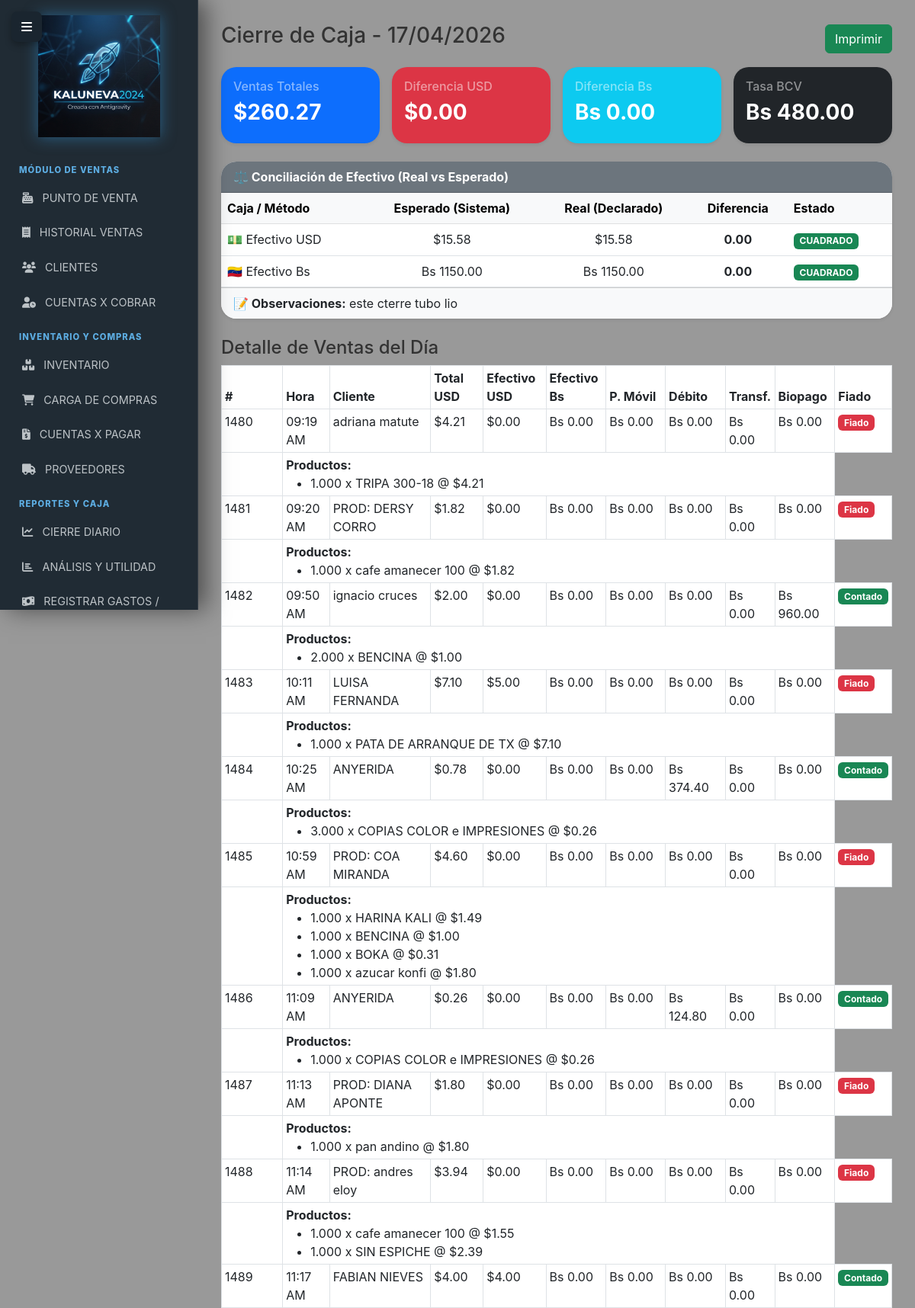
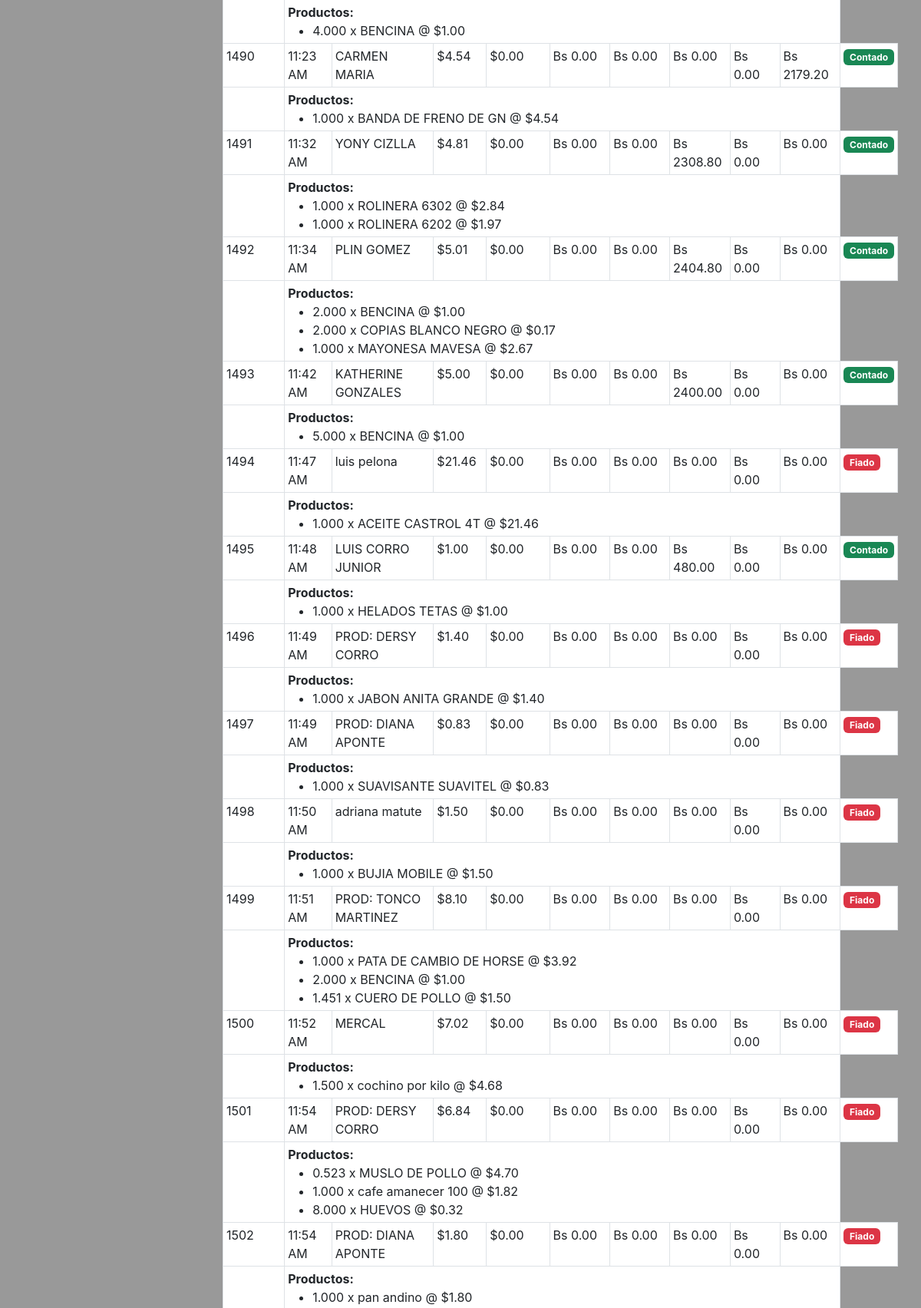
Page /ver_cierre/33 (signed in, upper part) on the committed database (2 pictures, top to bottom).
### models.py (models this page shows)
class CierreCaja(db.Model):
    __tablename__ = 'cierres_caja'
    id = db.Column(db.Integer, primary_key=True)
    fecha = db.Column(db.Date, default=hoy_ve)
    monto_bs = db.Column(db.Numeric(15, 2), default=Decimal('0.00'))
    monto_usd = db.Column(db.Numeric(10, 2), default=Decimal('0.00'))
    pago_movil = db.Column(db.Numeric(15, 2), default=Decimal('0.00'))
    transferencia = db.Column(db.Numeric(15, 2), default=Decimal('0.00'))
    biopago = db.Column(db.Numeric(15, 2), default=Decimal('0.00'))
    tarjeta_debito = db.Column(db.Numeric(15, 2), default=Decimal('0.00'))
    tasa_cierre = db.Column(db.Numeric(10, 4), default=Decimal('1.00'))
    total_ventas_usd = db.Column(db.Numeric(10, 2), default=Decimal('0.00'))
    total_compras_usd = db.Column(db.Numeric(10, 2), default=Decimal('0.00'))
    fiado_dia_usd = db.Column(db.Numeric(10, 2), default=Decimal('0.00'))
    detalle_ventas = db.Column(db.Text, default='[]')
    detalle_compras = db.Column(db.Text, default='[]')
    monto_real_usd = db.Column(db.Numeric(10, 2), default=Decimal('0.00'))
    monto_real_bs = db.Column(db.Numeric(15, 2), default=Decimal('0.00'))
    diferencia_usd = db.Column(db.Numeric(10, 2), default=Decimal('0.00'))
    diferencia_bs = db.Column(db.Numeric(15, 2), default=Decimal('0.00'))
    observaciones = db.Column(db.Text)

### routes/cierre.py (the view)
@cierre_bp.route('/ver_cierre/<int:cierre_id>')
@login_required
@staff_required
def ver_cierre(cierre_id):
    cierre = CierreCaja.query.get_or_404(cierre_id)
    ventas  = json.loads(cierre.detalle_ventas  or '[]')
    compras = json.loads(cierre.detalle_compras or '[]')
    return render_template('ver_cierre.html', cierre=cierre, ventas=ventas, compras=compras)

### app.py (called while the page is built)
@login_manager.user_loader
def load_user(user_id):
    user = db.session.get(User, int(user_id))
    if user and not getattr(user, 'activo', True):
        return None
    return user

@app.context_processor
def inject_tasa_actual():
    try:
        hoy = hoy_ve()
        tasa_hoy = TasaBCV.query.filter_by(fecha=hoy).first()
        if tasa_hoy:
            return dict(tasa_actual=tasa_hoy.valor, alerta_tasa=False)
        else:
            ultima = TasaBCV.query.order_by(TasaBCV.fecha.desc()).first()
            valor = ultima.valor if ultima else Decimal('0.00')
            return dict(tasa_actual=valor, alerta_tasa=True)
    except Exception as e:
        log.error(f"Error al inyectar tasa actual: {e}")
        return dict(tasa_actual=Decimal('0.00'), alerta_tasa=True)

### models.py (called while the page is built)
def hoy_ve():
    return datetime.now(pytz.timezone('America/Caracas')).date()

### templates/ver_cierre.html (shortened to what this page needs)
{% extends "base.html" %}
{% block content %}
<div class="d-flex justify-content-between align-items-center mb-3">
    <h3>Cierre de Caja - {{ cierre.fecha.strftime('%d/%m/%Y') }}</h3>
    <button class="btn btn-success" onclick="window.print()">Imprimir</button>
</div>
<div class="row mb-4 g-3">
    <div class="col-md-3">
        <div class="card border-0 shadow-sm bg-primary text-white h-100">
            <div class="card-body">
                <h6 class="text-white-50">Ventas Totales</h6>
                <h3 class="fw-bold">${{ '%.2f'|format(cierre.total_ventas_usd or 0) }}</h3>
            </div>
        </div>
    </div>
    <div class="col-md-3">
        <div class="card border-0 shadow-sm bg-danger text-white h-100">
            <div class="card-body">
                <h6 class="text-white-50">Diferencia USD</h6>
                <h3 class="fw-bold {% if cierre.diferencia_usd < 0 %}text-warning{% endif %}">
                    ${{ '%.2f'|format(cierre.diferencia_usd or 0) }}
                </h3>
            </div>
        </div>
    </div>
    <div class="col-md-3">
        <div class="card border-0 shadow-sm bg-info text-white h-100">
            <div class="card-body">
                <h6 class="text-white-50">Diferencia Bs</h6>
                <h3 class="fw-bold {% if cierre.diferencia_bs < 0 %}text-warning{% endif %}">
                    Bs {{ '%.2f'|format(cierre.diferencia_bs or 0) }}
                </h3>
            </div>
        </div>
    </div>
    <div class="col-md-3">
        <div class="card border-0 shadow-sm bg-dark text-white h-100">
            <div class="card-body">
                <h6 class="text-white-50">Tasa BCV</h6>
                <h3 class="fw-bold">Bs {{ '%.2f'|format(cierre.tasa_cierre or 0) }}</h3>
            </div>
        </div>
    </div>
</div>
<div class="card border-0 shadow-sm mb-4">
    <div class="card-header bg-secondary text-white fw-bold">
        ⚖️ Conciliación de Efectivo (Real vs Esperado)
    </div>
    <div class="table-responsive">
        <table class="table table-hover align-middle mb-0">
            <thead class="table-light">
                <tr>
                    <th>Caja / Método</th>
                    <th class="text-center">Esperado (Sistema)</th>
                    <th class="text-center">Real (Declarado)</th>
                    <th class="text-center">Diferencia</th>
                    <th>Estado</th>
                </tr>
            </thead>
            <tbody>
                <tr>
                    <td>💵 Efectivo USD</td>
                    <td class="text-center">${{ '%.2f'|format(cierre.monto_usd) }}</td>
                    <td class="text-center">${{ '%.2f'|format(cierre.monto_real_usd) }}</td>
                    <td class="text-center fw-bold">{{ '%.2f'|format(cierre.diferencia_usd) }}</td>
                    <td>
                        {% if cierre.diferencia_usd == 0 %}<span class="badge bg-success">CUADRADO</span>
                        {% elif cierre.diferencia_usd > 0 %}<span class="badge bg-primary">SOBRANTE</span>
                        {% else %}<span class="badge bg-danger">FALTANTE</span>{% endif %}
                    </td>
                </tr>
                <tr>
                    <td>🇻🇪 Efectivo Bs</td>
                    <td class="text-center">Bs {{ '%.2f'|format(cierre.monto_bs) }}</td>
                    <td class="text-center">Bs {{ '%.2f'|format(cierre.monto_real_bs) }}</td>
                    <td class="text-center fw-bold">{{ '%.2f'|format(cierre.diferencia_bs) }}</td>
                    <td>
                        {% if cierre.diferencia_bs == 0 %}<span class="badge bg-success">CUADRADO</span>
                        {% elif cierre.diferencia_bs > 0 %}<span class="badge bg-primary">SOBRANTE</span>
                        {% else %}<span class="badge bg-danger">FALTANTE</span>{% endif %}
                    </td>
                </tr>
            </tbody>
        </table>
    </div>
    {% if cierre.observaciones %}
    <div class="card-footer bg-light">
        <strong>📝 Observaciones:</strong> {{ cierre.observaciones }}
    </div>
    {% endif %}
</div>
<h4>Detalle de Ventas del Día</h4>
<table class="table table-bordered table-sm">
    <thead>
        <tr>
            <th>#</th>
            <th>Hora</th>
            <th>Cliente</th>
            <th>Total USD</th>
            <th>Efectivo USD</th>
            <th>Efectivo Bs</th>
            <th>P. Móvil</th>
            <th>Débito</th>
            <th>Transf.</th>
            <th>Biopago</th>
            <th>Fiado</th>
        </tr>
    </thead>
    <tbody>
        {% for v in ventas %}
        <tr>
            <td>{{ v.id }}</td>
            <td>{{ v.hora }}</td>
            <td>{{ v.cliente }}</td>
            <td>${{ '%.2f'|format(v.total_usd|float) }}</td>
            <td>${{ '%.2f'|format(v.efectivo_usd|float) }}</td>
            <td>Bs {{ '%.2f'|format(v.efectivo_bs|float) }}</td>
            <td>Bs {{ '%.2f'|format(v.pago_movil|float) }}</td>
            <td>Bs {{ '%.2f'|format(v.debito|float) }}</td>
            <td>Bs {{ '%.2f'|format(v.transferencia|float) }}</td>
            <td>Bs {{ '%.2f'|format(v.biopago|float) }}</td>
            <td>
                {% if v.fiado %}
                <span class="badge bg-danger">Fiado</span>
                {% else %}
                <span class="badge bg-success">Contado</span>
                {% endif %}
            </td>
        </tr>
        {% if v.productos %}
        <tr>
            <td></td>
            <td colspan="9">
                <strong>Productos:</strong>
                <ul class="mb-0">
                    {% for p in v.productos %}
                    <li>{{ p.cantidad }} x {{ p.nombre }} @ ${{ '%.2f'|format(p.precio|float) }}</li>
                    {% endfor %}
                </ul>
            </td>
        </tr>
        {% endif %}
        {% endfor %}
    </tbody>
</table>
{% endblock %}

### templates/base.html (style rules this page uses)
body { background: url('/static/fondo_negocio_jpg.png') no-repeat center center fixed !important; background-size: cover !important; font-family: 'Inter', 'Segoe UI', sans-serif; min-height: 100vh; color: #333; }
body::before { content: ""; position: fixed; top: 0; left: 0; width: 100%; height: 100%; background: rgba(0, 0, 0, 0.4); z-index: -1; }
.card { border: 1px solid rgba(255, 255, 255, 0.2); border-radius: 20px; background: rgba(255, 255, 255, 0.85); backdrop-filter: blur(15px); box-shadow: 0 10px 30px rgba(0, 0, 0, 0.1); overflow: hidden; transition: transform 0.2s; }

### rows in the picture
CierreCaja: fecha "17/04/2026", total_ventas_usd "260.27", diferencia_usd "0.00", diferencia_bs "0.00", tasa_cierre "480.00", monto_usd "15.58", monto_real_usd "15.58", monto_bs "1150.00", monto_real_bs "1150.00", observaciones "este cterre tubo lio", id "1480", hora "09:19 AM", cliente "adriana matute", total_usd "4.21", efectivo_usd "0.00", efectivo_bs "0.00", pago_movil "0.00", debito "0.00", transferencia "0.00", biopago "0.00", shows "Fiado", cantidad "1.000" "1.000" "2.000" "1.000" "3.000" "1.000" "1.000" "1.000" "1.000" "1.000" "1.000" "1.000" "1.000" "4.000" "1.000" "1.000" "1.000" "2.000" "2.000" "1.000" "5.000" "1.000" "1.000" "1.000" "1.000" "1.000" "1.000" "2.000" "1.451" "1.500" "0.523" "1.000" "8.000" "1.000", nombre "TRIPA 300-18" "cafe amanecer 100" "BENCINA" "PATA DE ARRANQUE DE TX" "COPIAS COLOR e IMPRESIONES" "HARINA KALI" "BENCINA" "BOKA" "azucar konfi" "COPIAS COLOR e IMPRESIONES" "pan andino" "cafe amanecer 100" "SIN ESPICHE" "BENCINA" "BANDA DE FRENO DE GN" "ROLINERA 6302" "ROLINERA 6202" "BENCINA" "COPIAS BLANCO NEGRO" "MAYONESA MAVESA" "BENCINA" "ACEITE CASTROL 4T" "HELADOS TETAS" "JABON ANITA GRANDE" "SUAVISANTE SUAVITEL" "BUJIA MOBILE" "PATA DE CAMBIO DE HORSE" "BENCINA" "CUERO DE POLLO" "cochino por kilo" "MUSLO DE POLLO" "cafe amanecer 100" "HUEVOS" "pan andino", precio "4.21" "1.82" "1.00" "7.10" "0.26" "1.49" "1.00" "0.31" "1.80" "0.26" "1.80" "1.55" "2.39" "1.00" "4.54" "2.84" "1.97" "1.00" "0.17" "2.67" "1.00" "21.46" "1.00" "1.40" "0.83" "1.50" "3.92" "1.00" "1.50" "4.68" "4.70" "1.82" "0.32" "1.80", id "1481", hora "09:20 AM", cliente "PROD: DERSY CORRO", total_usd "1.82", id "1482", hora "09:50 AM", cliente "ignacio cruces", total_usd "2.00", biopago "960.00", id "1483", hora "10:11 AM", cliente "LUISA FERNANDA", total_usd "7.10", efectivo_usd "5.00", id "1484", hora "10:25 AM", cliente "ANYERIDA", total_usd "0.78", debito "374.40", id "1485", hora "10:59 AM", cliente "PROD: COA MIRANDA", total_usd "4.60", id "1486", hora "11:09 AM", total_usd "0.26", debito "124.80", id "1487", hora "11:13 AM", cliente "PROD: DIANA APONTE", total_usd "1.80", id "1488", hora "11:14 AM", cliente "PROD: andres eloy", total_usd "3.94", id "1489", hora "11:17 AM", cliente "FABIAN NIEVES", total_usd "4.00", efectivo_usd "4.00", id "1490", hora "11:23 AM", cliente "CARMEN MARIA", total_usd "4.54", biopago "2179.20", id "1491", hora "11:32 AM", cliente "YONY CIZLLA", total_usd "4.81", debito "2308.80", id "1492", hora "11:34 AM", cliente "PLIN GOMEZ", total_usd "5.01", debito "2404.80", id "1493", hora "11:42 AM", cliente "KATHERINE GONZALES", total_usd "5.00", debito "2400.00", id "1494", hora "11:47 AM", cliente "luis pelona", total_usd "21.46", id "1495", hora "11:48 AM", cliente "LUIS CORRO JUNIOR", total_usd "1.00", debito "480.00", id "1496", hora "11:49 AM", total_usd "1.40", id "1497", total_usd "0.83", id "1498", hora "11:50 AM", total_usd "1.50", id "1499", hora "11:51 AM", cliente "PROD: TONCO MARTINEZ", total_usd "8.10", id "1500", hora "11:52 AM", cliente "MERCAL", total_usd "7.02", id "1501", hora "11:54 AM", total_usd "6.84", id "1502"
